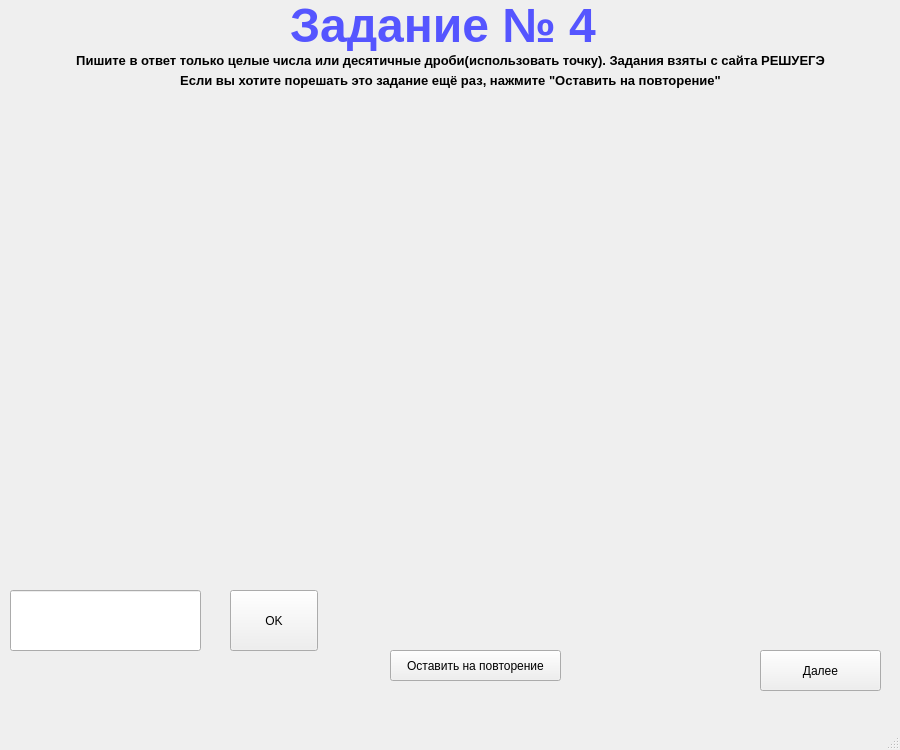
<?xml version="1.0" encoding="UTF-8"?>
<ui version="4.0">
 <class>MainWindow</class>
 <widget class="QMainWindow" name="MainWindow">
  <property name="geometry">
   <rect>
    <x>0</x>
    <y>0</y>
    <width>900</width>
    <height>750</height>
   </rect>
  </property>
  <property name="windowTitle">
   <string>MainWindow</string>
  </property>
  <widget class="QWidget" name="centralwidget">
   <widget class="QLabel" name="label">
    <property name="geometry">
     <rect>
      <x>290</x>
      <y>0</y>
      <width>321</width>
      <height>51</height>
     </rect>
    </property>
    <property name="palette">
     <palette>
      <active>
       <colorrole role="WindowText">
        <brush brushstyle="SolidPattern">
         <color alpha="255">
          <red>85</red>
          <green>85</green>
          <blue>255</blue>
         </color>
        </brush>
       </colorrole>
      </active>
      <inactive>
       <colorrole role="WindowText">
        <brush brushstyle="SolidPattern">
         <color alpha="255">
          <red>85</red>
          <green>85</green>
          <blue>255</blue>
         </color>
        </brush>
       </colorrole>
      </inactive>
      <disabled>
       <colorrole role="WindowText">
        <brush brushstyle="SolidPattern">
         <color alpha="255">
          <red>160</red>
          <green>162</green>
          <blue>164</blue>
         </color>
        </brush>
       </colorrole>
      </disabled>
     </palette>
    </property>
    <property name="font">
     <font>
      <pointsize>36</pointsize>
      <weight>75</weight>
      <bold>true</bold>
     </font>
    </property>
    <property name="text">
     <string>Задание № 4</string>
    </property>
   </widget>
   <widget class="QLabel" name="label_2">
    <property name="geometry">
     <rect>
      <x>0</x>
      <y>50</y>
      <width>901</width>
      <height>21</height>
     </rect>
    </property>
    <property name="font">
     <font>
      <pointsize>10</pointsize>
      <weight>75</weight>
      <bold>true</bold>
     </font>
    </property>
    <property name="text">
     <string>Пишите в ответ только целые числа или десятичные дроби(использовать точку). Задания взяты с сайта РЕШУЕГЭ</string>
    </property>
    <property name="alignment">
     <set>Qt::AlignCenter</set>
    </property>
   </widget>
   <widget class="QLabel" name="color_fon">
    <property name="geometry">
     <rect>
      <x>20</x>
      <y>100</y>
      <width>840</width>
      <height>411</height>
     </rect>
    </property>
    <property name="text">
     <string/>
    </property>
   </widget>
   <widget class="QLabel" name="t_or_f_p1">
    <property name="geometry">
     <rect>
      <x>50</x>
      <y>520</y>
      <width>761</width>
      <height>51</height>
     </rect>
    </property>
    <property name="text">
     <string/>
    </property>
   </widget>
   <widget class="QLineEdit" name="ans_p1">
    <property name="geometry">
     <rect>
      <x>10</x>
      <y>590</y>
      <width>191</width>
      <height>61</height>
     </rect>
    </property>
   </widget>
   <widget class="QPushButton" name="btn_ok_p1">
    <property name="geometry">
     <rect>
      <x>230</x>
      <y>590</y>
      <width>88</width>
      <height>61</height>
     </rect>
    </property>
    <property name="text">
     <string>OK</string>
    </property>
   </widget>
   <widget class="QPushButton" name="btn_next_p1">
    <property name="geometry">
     <rect>
      <x>760</x>
      <y>650</y>
      <width>121</width>
      <height>41</height>
     </rect>
    </property>
    <property name="text">
     <string>Далее</string>
    </property>
   </widget>
   <widget class="QPushButton" name="btn_repeat">
    <property name="geometry">
     <rect>
      <x>390</x>
      <y>650</y>
      <width>171</width>
      <height>31</height>
     </rect>
    </property>
    <property name="text">
     <string>Оставить на повторение</string>
    </property>
   </widget>
   <widget class="QLabel" name="label_3">
    <property name="geometry">
     <rect>
      <x>10</x>
      <y>70</y>
      <width>881</width>
      <height>21</height>
     </rect>
    </property>
    <property name="font">
     <font>
      <pointsize>10</pointsize>
      <weight>75</weight>
      <bold>true</bold>
     </font>
    </property>
    <property name="text">
     <string>Если вы хотите порешать это задание ещё раз, нажмите &quot;Оставить на повторение&quot;</string>
    </property>
    <property name="alignment">
     <set>Qt::AlignCenter</set>
    </property>
   </widget>
   <widget class="QLabel" name="problem_1">
    <property name="geometry">
     <rect>
      <x>20</x>
      <y>100</y>
      <width>851</width>
      <height>411</height>
     </rect>
    </property>
    <property name="text">
     <string/>
    </property>
    <property name="alignment">
     <set>Qt::AlignCenter</set>
    </property>
   </widget>
  </widget>
  <widget class="QMenuBar" name="menubar">
   <property name="geometry">
    <rect>
     <x>0</x>
     <y>0</y>
     <width>900</width>
     <height>30</height>
    </rect>
   </property>
  </widget>
  <widget class="QStatusBar" name="statusbar"/>
 </widget>
 <resources/>
 <connections/>
</ui>
